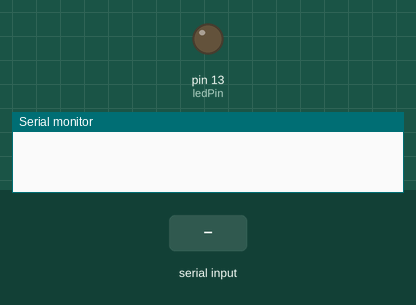
The sketch below on a simulated Arduino Uno, built with avr-gcc and run on an emulated ATmega328P. Shown: output pins drawn as LEDs (lit = HIGH), the last lines printed to the serial monitor. The test bench sets the inputs (shaded band).

Above: at 1.2 s.
1.3 s: "C" received over Serial
At 2.1 s:
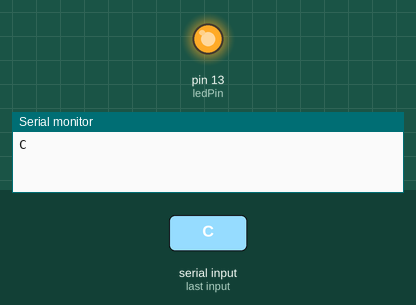
5.8 s: "D" received over Serial
At 6.8 s:
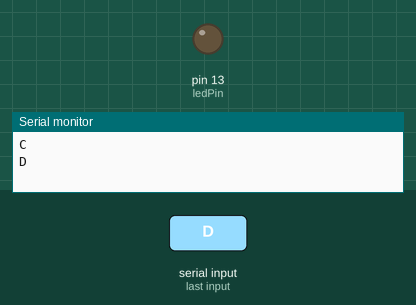
8.8 s: "A" received over the second serial link
At 10.2 s:
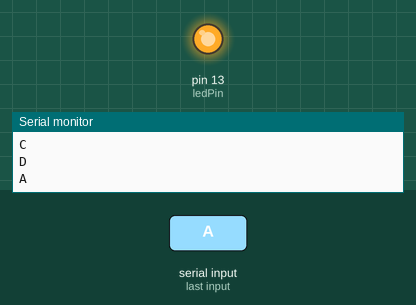
Timing chart, 0 to 11.3 s (numbered marks = the images above; inputs shaded):
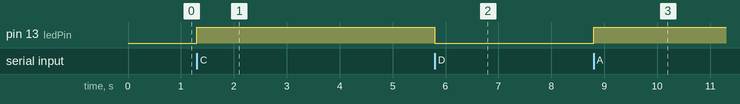

Measured:
- after the input at 1.3 s, pin 13 (ledPin): LOW → HIGH at once
- after the input at 5.8 s, pin 13 (ledPin): HIGH → LOW at once
- after the input at 8.8 s, pin 13 (ledPin): LOW → HIGH at once

The sketch:

Serial.ino
```cpp
#include <SoftwareSerial.h>

SoftwareSerial bluetooth(2, 3); //RX | TX
int ledPin = 13;

void setup() {
  // put your setup code here, to run once:
  Serial.begin(9600);
  bluetooth.begin(9600);
  pinMode(ledPin, OUTPUT);

}

void loop() {
  // put your main code here, to run repeatedly:
 if(Serial.available()){
    char r = Serial.read();
    Serial.println(r);
    if (r == 'C'){
      digitalWrite(ledPin, HIGH);
     }
     if (r =='D'){
      digitalWrite(ledPin, LOW);
     }
    bluetooth.print(r);
  }

  if(bluetooth.available()){
     char r = bluetooth.read();
     Serial.print(r);
     if (r == 'A'){
      digitalWrite(ledPin, HIGH);
     }
     if (r =='B'){
      digitalWrite(ledPin, LOW);
     }
   }

}
```
